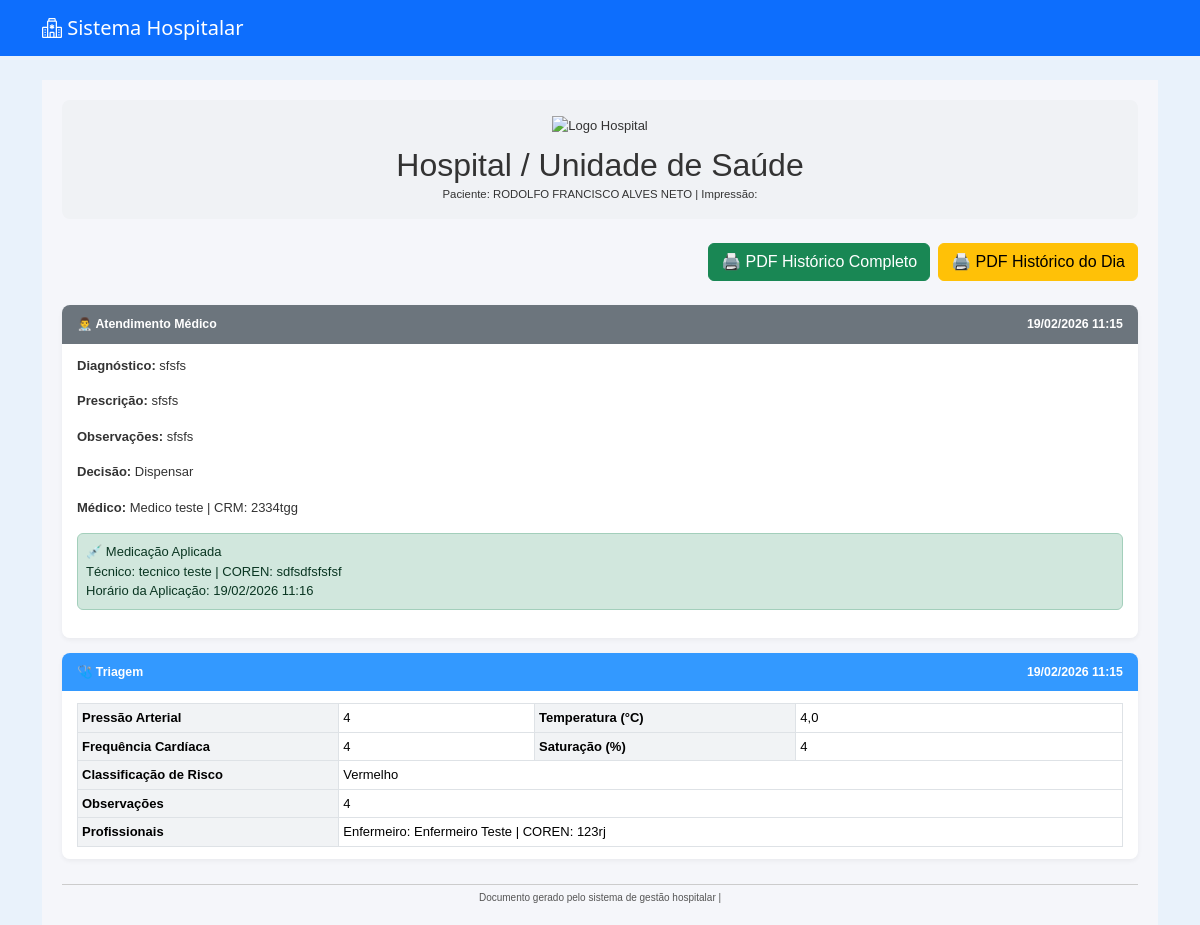
Screenshot of /pacientes/paciente/3/historico/ (signed in) with the database file from the repository.
### pacientes/models.py (models this page shows, shortened)
class Paciente(models.Model):
    nome = models.CharField(max_length=100)
    nome_social = models.CharField(max_length=100, blank=True, null=True)
    nome_mae = models.CharField(max_length=100)
    nome_pai = models.CharField(max_length=100, blank=True, null=True)
    cpf = models.CharField(
        max_length=14,
        unique=True,
        validators=[
            RegexValidator(
                r'^\d{3}\.\d{3}\.\d{3}-\d{2}$',
                'CPF inválido! Use XXX.XXX.XXX-XX'
            )
        ]
    )
    data_nascimento = models.DateField()
    SEXO_BIOLOGICO_CHOICES = [
        ('M', 'Masculino'),
        ('F', 'Feminino'),
        ('I', 'Intersexo'),
    ]
    sexo_biologico = models.CharField(max_length=1, choices=SEXO_BIOLOGICO_CHOICES)
    identidade_genero = models.CharField(max_length=50)
    orientacao_sexual = models.CharField(max_length=50)
    NACIONALIDADE_CHOICES = [
        ('BRASILEIRA', 'Brasileira'),
        ('ARGENTINA', 'Argentina'),
        ('BOLIVIANA', 'Boliviana'),
        ('CHILENA', 'Chilena'),
        ('COLOMBIANA', 'Colombiana'),
        ('PARAGUAIA', 'Paraguaia'),
        ('PERUANA', 'Peruana'),
        ('URUGUAIA', 'Uruguaia'),
        ('VENEZUELANA', 'Venezuelana'),
        ('OUTRA', 'Outra'),
    ]
    nacionalidade = models.CharField(
        max_length=20,
        choices=NACIONALIDADE_CHOICES,
        default='BRASILEIRA'
    )
    naturalidade = models.CharField(max_length=100)
    RACA_COR_CHOICES = [
        ('BRANCA', 'Branca'),
        ('PRETA', 'Preta'),
        ('PARDA', 'Parda'),
        ('AMARELA', 'Amarela'),
        ('INDIGENA', 'Indígena'),
    ]
    raca_cor = models.CharField(max_length=10, choices=RACA_COR_CHOICES)
    ESTADO_CIVIL_CHOICES = [
        ('SOLTEIRO', 'Solteiro(a)'),
        ('CASADO', 'Casado(a)'),
        ('DIVORCIADO', 'Divorciado(a)'),
        ('VIUVO', 'Viúvo(a)'),
        ('UNIAO_ESTAVEL', 'União Estável'),
    ]
    estado_civil = models.CharField(max_length=20, choices=ESTADO_CIVIL_CHOICES)
    ESCOLARIDADE_CHOICES = [
        ('SEM_INSTRUCAO', 'Sem instrução'),
        ('FUNDAMENTAL_INCOMPLETO', 'Fundamental incompleto'),
        ('FUNDAMENTAL_COMPLETO', 'Fundamental completo'),
        ('MEDIO_INCOMPLETO', 'Médio incompleto'),
        ('MEDIO_COMPLETO', 'Médio completo'),
        ('SUPERIOR_INCOMPLETO', 'Superior incompleto'),
        ('SUPERIOR_COMPLETO', 'Superior completo'),
        ('POS_GRADUACAO', 'Pós-graduação'),
        ('MESTRADO', 'Mestrado'),
        ('DOUTORADO', 'Doutorado'),
    ]
    escolaridade = models.CharField(max_length=30, choices=ESCOLARIDADE_CHOICES)
    profissao = models.CharField(max_length=50)
    rg = models.CharField(max_length=20)
    orgao_emissor = models.CharField(max_length=10)
    UF_CHOICES = [
        ('AC','AC'), ('AL','AL'), ('AP','AP'), ('AM','AM'),
        ('BA','BA'), ('CE','CE'), ('DF','DF'), ('ES','ES'),
        ('GO','GO'), ('MA','MA'), ('MT','MT'), ('MS','MS'),
        ('MG','MG'), ('PA','PA'), ('PB','PB'), ('PR','PR'),
        ('PE','PE'), ('PI','PI'), ('RJ','RJ'), ('RN','RN'),
        ('RS','RS'), ('RO','RO'), ('RR','RR'), ('SC','SC'),
        ('SP','SP'), ('SE','SE'), ('TO','TO'),
    ]
    uf_rg = models.CharField(max_length=2, choices=UF_CHOICES)
    cep = models.CharField(
        max_length=9,
        validators=[
            RegexValidator(
                r'^\d{5}-\d{3}$',
                'CEP inválido! Use XXXXX-XXX'
            )
        ]
    )
    endereco = models.CharField(max_length=100)
    numero = models.CharField(max_length=10)
    complemento = models.CharField(max_length=50, blank=True, null=True)
    bairro = models.CharField(max_length=50)
    municipio = models.CharField(max_length=50)
    uf = models.CharField(max_length=2, choices=UF_CHOICES)
    ZONA_CHOICES = [
        ('URBANA', 'Urbana'),
        ('RURAL', 'Rural'),
    ]
    zona = models.CharField(max_length=6, choices=ZONA_CHOICES)
    telefone_fixo = models.CharField(
        max_length=15,
        blank=True,
        null=True,
        validators=[
            RegexValidator(
                r'^\(\d{2}\)\s\d{4}-\d{4}$',
                'Telefone inválido! Use (XX) XXXX-XXXX'
            )
        ]
    )
    celular = models.CharField(
        max_length=15,
        validators=[
            RegexValidator(
                r'^\(\d{2}\)\s\d{5}-\d{4}$',
                'Celular inválido! Use (XX) XXXXX-XXXX'
            )
        ]
    )
    whatsapp = models.BooleanField(default=False)
    email = models.EmailField(blank=True, null=True)
    cartao_sus = models.CharField(max_length=18, blank=True, null=True)
    criado_por = models.ForeignKey(
        User,
        on_delete=models.SET_NULL,
        null=True,
        blank=True,
        related_name='pacientes_criados'
    )
    data_criacao = models.DateTimeField(default=timezone.now, editable=False)
    data_atualizacao = models.DateTimeField(auto_now=True)

### medico/models.py (models this page shows, shortened)
class Atendimento(models.Model):
    paciente = models.ForeignKey(
        Paciente,
        on_delete=models.CASCADE
    )
    medico = models.ForeignKey(
        Usuario,
        on_delete=models.SET_NULL,  # ⚠ Melhor que CASCADE
        null=True,
        related_name="atendimentos_realizados"
    )
    triagem = models.OneToOneField(
        Triagem,
        on_delete=models.CASCADE
    )
    diagnostico = models.TextField(blank=True, null=True)
    prescricao = models.TextField(blank=True, null=True)
    observacoes = models.TextField(blank=True, null=True)
    DECISAO_CHOICES = [
        ("dispensar", "Dispensar"),
        ("medicacao", "Medicação"),
        ("internacao", "Internação"),
    ]
    decisao = models.CharField(
        max_length=20,
        choices=DECISAO_CHOICES,
        blank=True,
        null=True
    )
    medicacao_aplicada = models.BooleanField(default=False)
    tecnico_aplicou = models.ForeignKey(
        Usuario,
        on_delete=models.SET_NULL,
        null=True,
        blank=True,
        related_name="medicacoes_aplicadas"
    )
    horario_medicacao = models.DateTimeField(
        null=True,
        blank=True
    )
    data_atendimento = models.DateTimeField(auto_now_add=True)
    finalizado = models.BooleanField(default=False)

### usuarios/models.py (models this page shows, shortened)
class Usuario(AbstractUser):
    PERFIL_CHOICES = [
        ('administrador', 'Administrador'),
        ('medico', 'Médico'),
        ('enfermeiro', 'Enfermeiro'),
        ('tecnico', 'Técnico'),
        ('recepcao', 'Recepção'),
    ]
    perfil = models.CharField(max_length=20, choices=PERFIL_CHOICES, default='recepcao')
    cpf = models.CharField("CPF", max_length=14, unique=True, blank=True, null=True)
    data_nascimento = models.DateField("Data de Nascimento", blank=True, null=True)
    telefone = models.CharField("Telefone", max_length=20, blank=True, null=True)
    endereco = models.CharField("Endereço", max_length=255, blank=True, null=True)
    cidade = models.CharField("Cidade", max_length=100, blank=True, null=True)
    estado = models.CharField("Estado", max_length=50, blank=True, null=True)
    cep = models.CharField("CEP", max_length=10, blank=True, null=True)
    crm = models.CharField("CRM", max_length=20, blank=True, null=True)
    coren = models.CharField("COREN", max_length=20, blank=True, null=True)

### triagem/models.py (models this page shows, shortened)
class Triagem(models.Model):
    RISCO_CHOICES = [
        ('Vermelho', 'Vermelho'),
        ('Laranja', 'Laranja'),
        ('Amarelo', 'Amarelo'),
        ('Verde', 'Verde'),
        ('Azul', 'Azul'),
    ]
    agendamento = models.OneToOneField(Agendamento, on_delete=models.CASCADE)
    paciente = models.ForeignKey(Paciente, on_delete=models.CASCADE)
    enfermeiro = models.ForeignKey(
        Usuario,
        on_delete=models.SET_NULL,
        null=True,
        blank=True,
        related_name="triagens_realizadas"
    )
    pressao_arterial = models.CharField(max_length=20)
    temperatura = models.DecimalField(max_digits=4, decimal_places=1)
    frequencia_cardiaca = models.IntegerField()
    saturacao = models.IntegerField()
    classificacao_risco = models.CharField(
        max_length=10,
        choices=RISCO_CHOICES,
        blank=True,
        null=True
    )
    observacoes = models.TextField(blank=True, null=True)
    atendido = models.BooleanField(default=False)
    data_triagem = models.DateTimeField(auto_now_add=True)

### pacientes/views.py (the view)
# urls.py: path('paciente/<int:paciente_id>/historico/', views.historico_paciente, name='historico_paciente'),
@login_required
def historico_paciente(request, paciente_id):
    paciente = get_object_or_404(Paciente, id=paciente_id)
    triagens = Triagem.objects.filter(
        paciente=paciente
    )
    atendimentos = Atendimento.objects.filter(
        paciente=paciente
    )
    historico = []
    for t in triagens:
        historico.append({
            'tipo': 'triagem',
            'data': t.data_triagem,
            'obj': t
        })
    for a in atendimentos:
        historico.append({
            'tipo': 'atendimento',
            'data': a.data_atendimento,  # ajuste se o nome for diferente
            'obj': a
        })
    historico.sort(key=lambda x: x['data'], reverse=True)
    return render(request, 'pacientes/historico.html', {
        'paciente': paciente,
        'historico': historico,
    })

### pacientes/templates/pacientes/historico.html (shortened to what this page needs)
{% extends 'usuarios/base.html' %}
{% block content %}
<div class="pdf-container">
    <div class="pdf-header text-center mb-4 p-3" style="background-color:#f0f2f5; border-radius:8px;">
        <img src="#" alt="Logo Hospital" style="height:60px; margin-bottom:10px;">
        <h2 style="margin:0;">Hospital / Unidade de Saúde</h2>
        <small>Paciente: {{ paciente.nome }} | Impressão: {{ now|date:"d/m/Y H:i" }}</small>
    </div>
    <div class="d-flex justify-content-end mb-4">
        <a href="{% url 'imprimir_historico_pdf' paciente.id %}" target="_blank" class="btn btn-success me-2">
            🖨️ PDF Histórico Completo
        </a>
        <a href="{% url 'imprimir_historico_dia_pdf' paciente.id %}" target="_blank" class="btn btn-warning">
            🖨️ PDF Histórico do Dia
        </a>
    </div>
    {% if historico %}
        {% for item in historico %}
            <div class="history-section {% if item.tipo == 'triagem' %}triagem{% else %}atendimento{% endif %}">
                <div class="section-header">
                    <div>
                        {% if item.tipo == 'triagem' %}🩺 Triagem{% else %}👨‍⚕️ Atendimento Médico{% endif %}
                    </div>
                    <div>{{ item.data|date:"d/m/Y H:i" }}</div>
                </div>
                <div class="section-body">
                    {% if item.tipo == 'triagem' %}
                        <table class="table table-sm table-bordered">
                            <tbody>
                                <tr>
                                    <th>Pressão Arterial</th><td>{{ item.obj.pressao_arterial }}</td>
                                    <th>Temperatura (°C)</th><td>{{ item.obj.temperatura }}</td>
                                </tr>
                                <tr>
                                    <th>Frequência Cardíaca</th><td>{{ item.obj.frequencia_cardiaca }}</td>
                                    <th>Saturação (%)</th><td>{{ item.obj.saturacao }}</td>
                                </tr>
                                <tr>
                                    <th>Classificação de Risco</th><td colspan="3">{{ item.obj.classificacao_risco }}</td>
                                </tr>
                                {% if item.obj.observacoes %}
                                <tr>
                                    <th>Observações</th><td colspan="3">{{ item.obj.observacoes }}</td>
                                </tr>
                                {% endif %}
                                {% if item.obj.enfermeiro or item.obj.tecnico_aplicou %}
                                <tr>
                                    <th>Profissionais</th>
                                    <td colspan="3">
                                        {% if item.obj.enfermeiro %}
                                            Enfermeiro: {{ item.obj.enfermeiro.get_full_name }} | COREN: {{ item.obj.enfermeiro.coren|default:"Não cadastrado" }}<br>
                                        {% endif %}
                                    </td>
                                </tr>
                                {% endif %}
                            </tbody>
                        </table>
                    {% else %}
                        {% if item.obj.diagnostico %}<p><strong>Diagnóstico:</strong> {{ item.obj.diagnostico }}</p>{% endif %}
                        {% if item.obj.prescricao %}<p><strong>Prescrição:</strong> {{ item.obj.prescricao }}</p>{% endif %}
                        {% if item.obj.observacoes %}<p><strong>Observações:</strong> {{ item.obj.observacoes }}</p>{% endif %}
                        {% if item.obj.get_decisao_display %}<p><strong>Decisão:</strong> {{ item.obj.get_decisao_display }}</p>{% endif %}
                        {% if item.obj.medico %}<p><strong>Médico:</strong> {{ item.obj.medico.get_full_name }} | CRM: {{ item.obj.medico.crm|default:"Não cadastrado" }}</p>{% endif %}
                        {% if item.obj.medicacao_aplicada %}
                            <div class="alert alert-success p-2">
                                💉 Medicação Aplicada<br>
                                {% if item.obj.tecnico_aplicou %}
                                    Técnico: {{ item.obj.tecnico_aplicou.get_full_name }} | COREN: {{ item.obj.tecnico_aplicou.coren|default:"Não cadastrado" }}<br>
                                {% endif %}
                                {% if item.obj.horario_medicacao %}
                                    Horário da Aplicação: {{ item.obj.horario_medicacao|date:"d/m/Y H:i" }}
                                {% endif %}
                            </div>
                        {% else %}
                            <span class="badge badge-warning">Medicação Pendente</span>
                        {% endif %}
                    {% endif %}
                </div>
            </div>
        {% endfor %}
    {% else %}
        <div class="alert alert-info">Nenhum histórico encontrado.</div>
    {% endif %}
    <div class="pdf-footer">
        Documento gerado pelo sistema de gestão hospitalar | {{ now|date:"d/m/Y H:i" }}
    </div>
</div>
{% endblock %}

### usuarios/templates/usuarios/base.html (style rules this page uses)
body { background-color: #e9f2fb; }

### pacientes/templates/pacientes/historico.html (style rules this page uses)
.pdf-container { font-family: "Arial", sans-serif; font-size: 13px; color: #333; padding: 20px; background-color: #f5f6fa; }
.history-section { border-radius: 8px; margin-bottom: 15px; overflow: hidden; box-shadow: 0 2px 5px rgba(0,0,0,0.05); }
.section-header { padding: 10px 15px; display: flex; justify-content: space-between; align-items: center; font-weight: bold; color: #fff; font-size: 0.95em; }
.triagem .section-header { background-color: #3399ff; }
.atendimento .section-header { background-color: #6c757d; }
.section-body { background-color: #ffffff; padding: 12px 15px; line-height: 1.5; }
.table { margin-bottom:0; }
.table th { background-color:#f1f3f5; width:25%; }
.pdf-footer { text-align:center; font-size:10px; color:#555; margin-top:25px; border-top:1px solid #ccc; padding-top:5px; }

### rows the page displays
Paciente: nome "RODOLFO FRANCISCO ALVES NETO"
Atendimento: shows "👨‍⚕️ Atendimento Médico", data "19/02/2026 11:15", obj.diagnostico "sfsfs", obj.prescricao "sfsfs", obj.observacoes "sfsfs", obj.decisao "Dispensar", obj.medico.get_full_name "Medico teste", obj.medico.crm "2334tgg", obj.tecnico_aplicou.get_full_name "tecnico teste", obj.tecnico_aplicou.coren "sdfsdfsfsfsf", obj.horario_medicacao "19/02/2026 11:16"
Triagem: shows "🩺 Triagem", data "19/02/2026 11:15", obj.pressao_arterial "4", obj.temperatura "4,0", obj.frequencia_cardiaca "4", obj.saturacao "4", obj.classificacao_risco "Vermelho", obj.observacoes "4", obj.enfermeiro.get_full_name "Enfermeiro Teste", obj.enfermeiro.coren "123rj"
